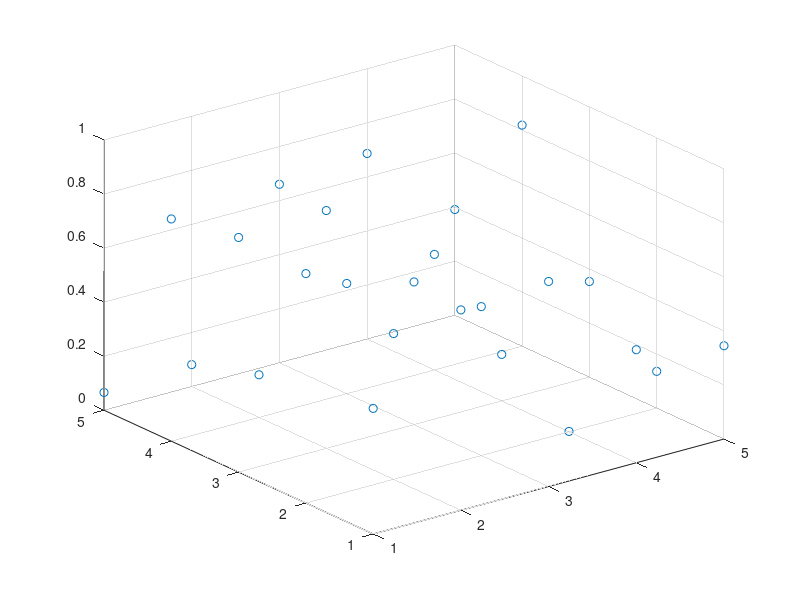

MATLAB code to generate this figure: (Note: this script raises an error after producing the figure.)
l=0

for a=1:1:5
    
       for b=1:1:5
           l=l+1;
           A(a,b)=rand;                                                     %potential seed function
           position(l,1)=a;
           position(l,2)=b;
       end
end

q=1
m=1

for t=0:pi/4:2*pi  
    l=0
   for j=1:1:5
       for k=1:1:5
         l=l+1;
         fprintf('%f',t);
         potentialt=(0.9)*A(j,k)+0.0001*(rand-0.5);
         A(j,k)=potentialt                                                 %potential at each grid point
         position(l,3)=potentialt;
       
       end 
   end
        
        particlex=sin(t)+2                                               %particle motion in x-direction
        particley=cos(t)+2                                                %particle motion in y-direction
        scatter3(position(:,1),position(:,2),position(:,3))
        sf=fit([position(:,1), position(:,2)], position(:,3), 'biharmonicinterp')    %fits surface to potential
        plot(sf,[position(:,1), position(:,2)], position(:,3))
        figure
        [ej, ek] = differentiate(sf, [particlex,particley])                   %Electric field calculated as derivative of potential at particle position
        fj = q*ej                                                               %Force at particle position in j direction
        fk = q*ek                                                               %Force at particle position in k direction
        aj = fj/m
        ak = fk/m
        particlex = particlex+aj*(pi/4)^2
        particley = particley+ak*(pi/4)^2
end




